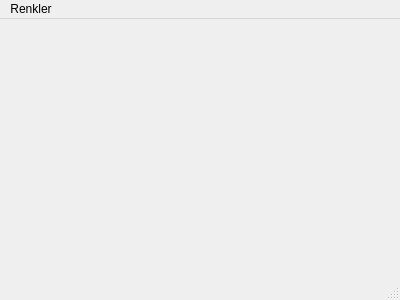
<?xml version="1.0" encoding="UTF-8"?>
<ui version="4.0">
 <class>MainWindow</class>
 <widget class="QMainWindow" name="MainWindow">
  <property name="geometry">
   <rect>
    <x>0</x>
    <y>0</y>
    <width>400</width>
    <height>300</height>
   </rect>
  </property>
  <property name="windowTitle">
   <string>MainWindow</string>
  </property>
  <widget class="QWidget" name="centralwidget"/>
  <widget class="QStatusBar" name="statusbar"/>
  <widget class="QMenuBar" name="menubar">
   <property name="geometry">
    <rect>
     <x>0</x>
     <y>0</y>
     <width>400</width>
     <height>21</height>
    </rect>
   </property>
   <widget class="QMenu" name="menuRenkler">
    <property name="title">
     <string>Renkler</string>
    </property>
    <addaction name="action_blue"/>
    <addaction name="separator"/>
    <addaction name="action_red"/>
    <addaction name="action_green"/>
   </widget>
   <addaction name="menuRenkler"/>
  </widget>
  <action name="action_blue">
   <property name="icon">
    <iconset resource="icons.qrc">
     <normaloff>:/logos/icons/blue.png</normaloff>:/logos/icons/blue.png</iconset>
   </property>
   <property name="text">
    <string>Mavi</string>
   </property>
   <property name="shortcut">
    <string>Shift+B</string>
   </property>
  </action>
  <action name="action_red">
   <property name="icon">
    <iconset resource="icons.qrc">
     <normaloff>:/logos/icons/red.jpg</normaloff>:/logos/icons/red.jpg</iconset>
   </property>
   <property name="text">
    <string>Kırmızı</string>
   </property>
  </action>
  <action name="action_green">
   <property name="icon">
    <iconset resource="icons.qrc">
     <normaloff>:/logos/icons/green.png</normaloff>:/logos/icons/green.png</iconset>
   </property>
   <property name="text">
    <string>Yeşil</string>
   </property>
   <property name="shortcut">
    <string>Shift+G</string>
   </property>
  </action>
 </widget>
 <resources>
  <include location="icons.qrc"/>
 </resources>
 <connections/>
</ui>
